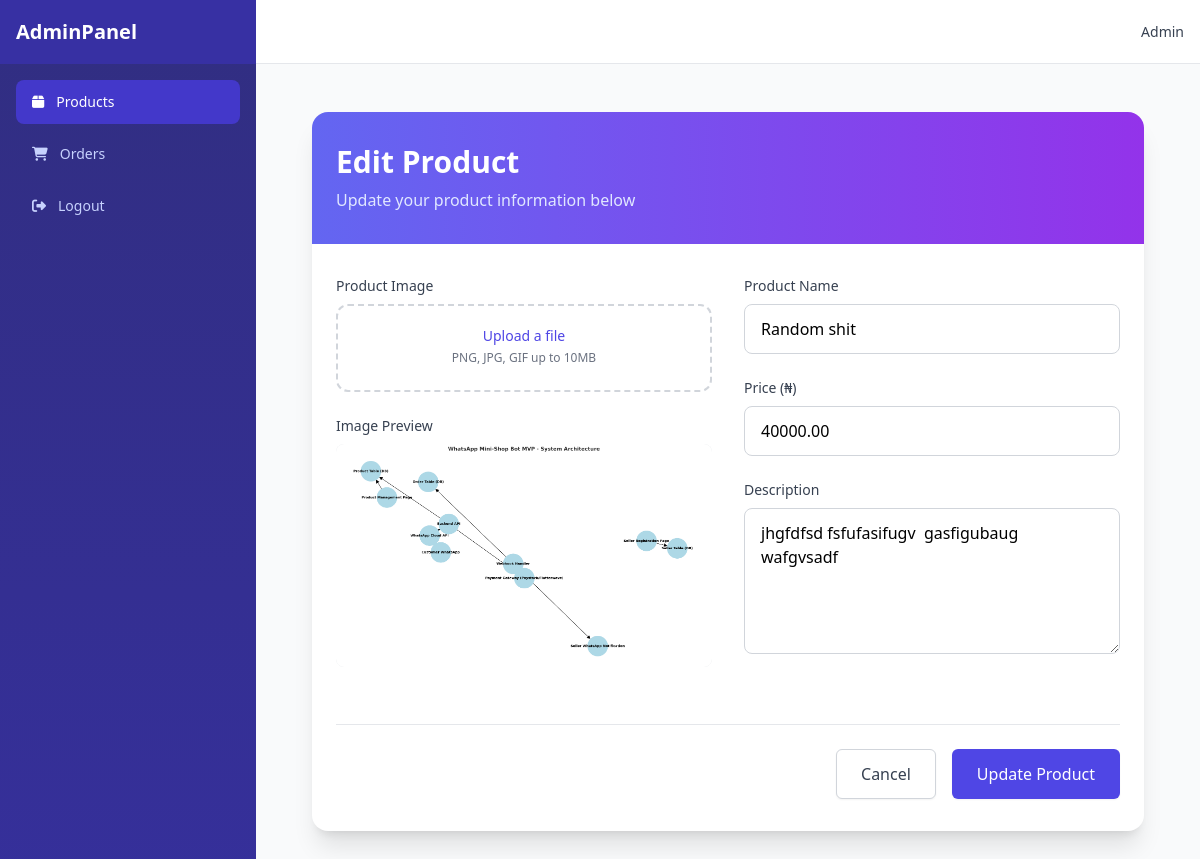
Page /owner/products/edit/3/ (signed in) on the committed database.
### main/models.py (models this page shows, shortened)
class Product(models.Model):
    name = models.CharField(max_length=200)
    slug = models.SlugField(unique=True, blank=True)
    description = models.TextField(blank=True)
    price = models.DecimalField(max_digits=10, decimal_places=2)
    image = models.ImageField(upload_to="products/", blank=True, null=True)
    created_at = models.DateTimeField(auto_now_add=True)
    updated_at = models.DateTimeField(auto_now=True)

### administration/views.py (the view, shortened to what this page needs)
# urls.py: path('products/edit/<int:pk>/', views.product_create_update, name='product_edit'),
@login_required
def product_create_update(request, pk=None):
    if pk:  # Editing
        product = get_object_or_404(Product, pk=pk)
    else:   # Creating
        product = None
    return render(request, "product_form.html", {"product": product})

### administration/templates/product_form.html (shortened to what this page needs)
{% extends "sase.html" %}
{% load static %}
{% block content %}
<div class="min-h-screen bg-gray-50 py-8">
    <div class="max-w-4xl mx-auto px-4 sm:px-6 lg:px-8">
        <div class="bg-white rounded-2xl shadow-xl overflow-hidden">
            <div class="bg-gradient-to-r from-indigo-500 to-purple-600 px-6 py-8">
                <h1 class="text-3xl font-bold text-white">
                    {% if product %}Edit Product{% else %}Add New Product{% endif %}
                </h1>
                <p class="mt-2 text-indigo-100">
                    {% if product %}
                        Update your product information below
                    {% else %}
                        Fill in the details to add a new product to your catalog
                    {% endif %}
                </p>
            </div>
            <form method="post" enctype="multipart/form-data" class="px-6 py-8">
                <div class="grid grid-cols-1 md:grid-cols-2 gap-8">
                    <div>
                        <div class="mb-6">
                            <label class="block text-sm font-medium text-gray-700 mb-2">Product Image</label>
                            <div class="mt-1 flex justify-center px-6 pt-5 pb-6 border-2 border-gray-300 border-dashed rounded-xl">
                                <div class="space-y-1 text-center">
                                    <div class="flex text-sm text-gray-600 justify-center">
                                        <label for="image" class="relative cursor-pointer bg-white rounded-md font-medium text-indigo-600 hover:text-indigo-500 focus-within:outline-none focus-within:ring-2 focus-within:ring-offset-2 focus-within:ring-indigo-500">
                                            <span>Upload a file</span>
                                        </label>
                                    </div>
                                    <p class="text-xs text-gray-500">PNG, JPG, GIF up to 10MB</p>
                                </div>
                            </div>
                        </div>
                        <div class="mt-4">
                            <label class="block text-sm font-medium text-gray-700 mb-2">Image Preview</label>
                            <div class="aspect-w-4 aspect-h-3 bg-gray-200 rounded-lg overflow-hidden">
                                {% if product and product.image %}
                                    <img src="{{ product.image.url }}" alt="Product image" class="object-cover">
                                {% endif %}
                            </div>
                        </div>
                    </div>
                    <div>
                        <div class="mb-6">
                            <label for="name" class="block text-sm font-medium text-gray-700 mb-2">Product Name</label>
                            <input type="text" id="name" name="name" value="{{ product.name|default:'' }}"
                                class="w-full px-4 py-3 border border-gray-300 rounded-lg focus:ring-2 focus:ring-indigo-500 focus:border-indigo-500 transition"
                                placeholder="Enter product name" required>
                        </div>
                        <div class="mb-6">
                            <label for="price" class="block text-sm font-medium text-gray-700 mb-2">Price (₦)</label>
                            <input type="number" id="price" name="price" value="{{ product.price|default:'' }}" step="0.01" min="0"
                                class="w-full px-4 py-3 border border-gray-300 rounded-lg focus:ring-2 focus:ring-indigo-500 focus:border-indigo-500 transition"
                                placeholder="0.00" required>
                        </div>
                        <div class="mb-6">
                            <label for="description" class="block text-sm font-medium text-gray-700 mb-2">Description</label>
                            <textarea id="description" name="description" rows="5"
                                class="w-full px-4 py-3 border border-gray-300 rounded-lg focus:ring-2 focus:ring-indigo-500 focus:border-indigo-500 transition"
                                placeholder="Enter product description" required>{{ product.description|default:'' }}</textarea>
                        </div>
                    </div>
                </div>
                <div class="mt-10 pt-6 border-t border-gray-200 flex flex-col-reverse sm:flex-row sm:justify-end sm:space-x-4">
                    <a href="{% url 'admin_dashboard' %}" class="mt-3 sm:mt-0 inline-flex items-center justify-center px-6 py-3 border border-gray-300 shadow-sm text-base font-medium rounded-md text-gray-700 bg-white hover:bg-gray-50 focus:outline-none focus:ring-2 focus:ring-offset-2 focus:ring-indigo-500">
                        Cancel
                    </a>
                    <button type="submit" class="inline-flex items-center justify-center px-6 py-3 border border-transparent text-base font-medium rounded-md shadow-sm text-white bg-indigo-600 hover:bg-indigo-700 focus:outline-none focus:ring-2 focus:ring-offset-2 focus:ring-indigo-500">
                        {% if product %}Update Product{% else %}Create Product{% endif %}
                    </button>
                </div>
            </form>
        </div>
    </div>
</div>
{% endblock %}

### rows in the picture
Product: image (picture), name "Random shit", price "40000.00", description "jhgfdfsd fsfufasifugv gasfigubaug wafgvsadf"
